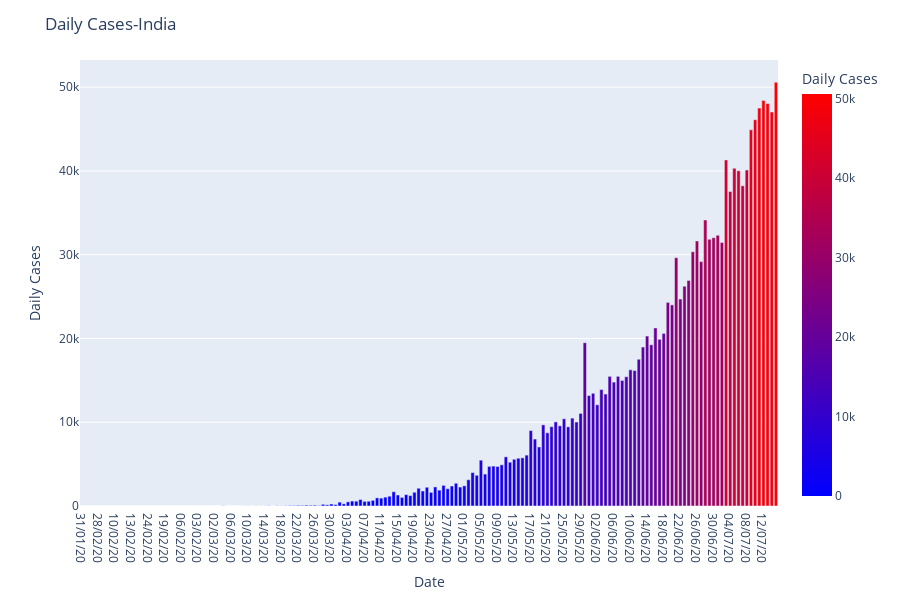

The cell this chart's notebook holds for it:
### Markdown cell above
Plotting datewise data for daily positive cases in India using Plotly

### Code cell
corona_data = df_corona.groupby(['Date'])['Total Cases'].sum().reset_index().sort_values('Total Cases',ascending = True)
corona_data['Daily Cases'] = corona_data['Total Cases'].sub(corona_data['Total Cases'].shift())
corona_data['Daily Cases'].iloc[0] = corona_data['Total Cases'].iloc[0]
corona_data['Daily Cases'] = corona_data['Daily Cases'].astype(int)
fig = px.bar(corona_data, y='Daily Cases', x='Date',hover_data =['Daily Cases'], color='Daily Cases', height=600,color_continuous_scale=["blue","red"])
fig.update_layout(
    title='Daily Cases-India')
fig.show()

### Figure 1 — Plotly figure (JSON) as saved in the notebook; plotly's stock layout.template omitted (floating-point values rounded to 4 significant figures; data arrays with more than 128 entries replaced by an {"elided": "..."} marker saying what was removed)
{"data": [{"alignmentgroup": "True", "customdata": {"elided": "168x1 int values"}, "hovertemplate": "Date=%{x}<br>Daily Cases=%{marker.color}<extra></extra>", "legendgroup": "", "marker": {"color": {"elided": "168 int values"}, "coloraxis": "coloraxis"}, "name": "", "offsetgroup": "", "orientation": "v", "showlegend": false, "textposition": "auto", "type": "bar", "x": {"elided": "168 str values"}, "xaxis": "x", "y": {"elided": "168 int values"}, "yaxis": "y"}], "layout": {"barmode": "relative", "coloraxis": {"colorbar": {"title": {"text": "Daily Cases"}}, "colorscale": [[0, "blue"], [1, "red"]]}, "height": 600, "legend": {"tracegroupgap": 0}, "margin": {"t": 60}, "title": {"text": "Daily Cases-India"}, "xaxis": {"anchor": "y", "domain": [0, 1], "title": {"text": "Date"}}, "yaxis": {"anchor": "x", "domain": [0, 1], "title": {"text": "Daily Cases"}}}}
